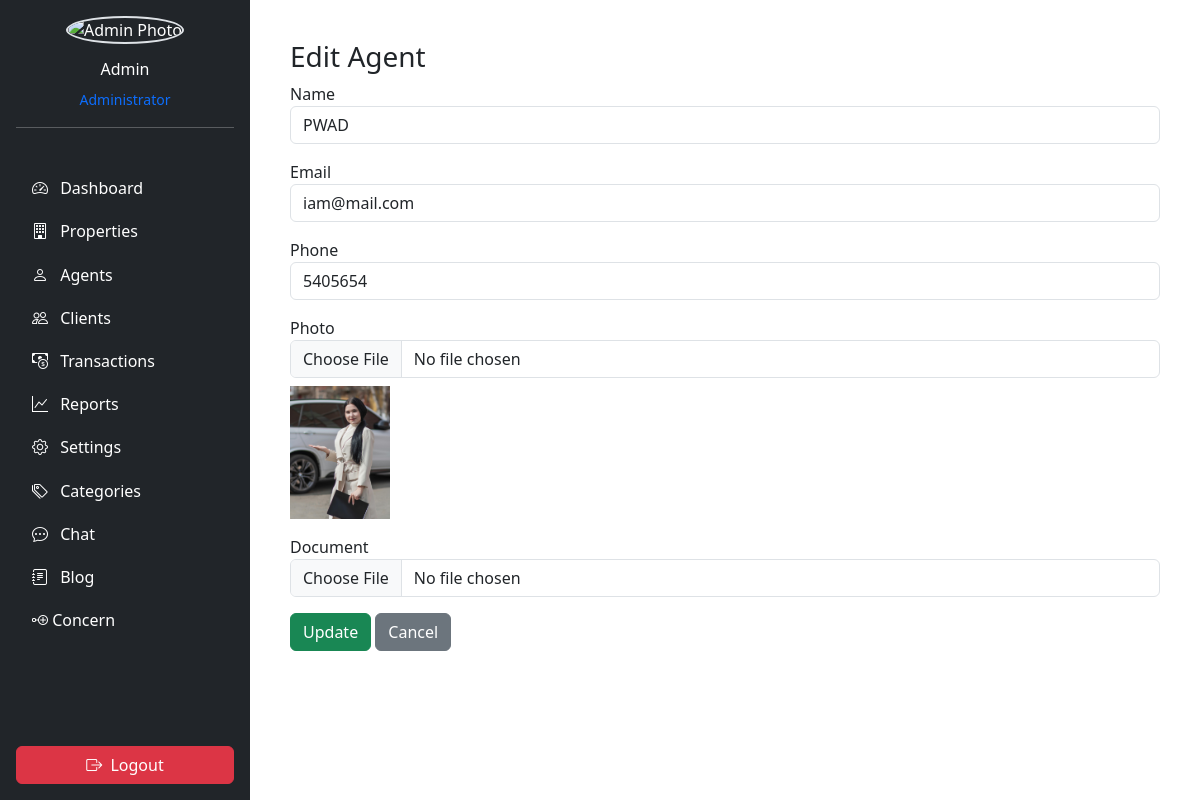
The app's page /admin/idx.php?page=agent_form&id=3 (signed in) with its own data.
### tables this page shows
CREATE TABLE `agents` (
  `id` int(11) NOT NULL,
  `name` varchar(255) NOT NULL,
  `email` varchar(255) NOT NULL,
  `phone` varchar(20) DEFAULT NULL,
  `photo` varchar(255) DEFAULT NULL,
  `trade_license` varchar(100) DEFAULT NULL,
  `document` varchar(255) DEFAULT NULL,
  `password` varchar(255) NOT NULL,
  `created_at` timestamp NOT NULL DEFAULT current_timestamp()
);

### admin/pages/agent_form.php (the view, shortened to what this page needs)
<?php
require_once __DIR__ . "/../partials/db.php";
$id = isset($_GET['id']) ? intval($_GET['id']) : 0;
$name = $email = $phone = $photo = $document = '';
if ($id) {
    $stmt = $conn->prepare("SELECT * FROM agents WHERE id = ?");
    $stmt->execute([$id]);
    $agent = $stmt->fetch(PDO::FETCH_ASSOC);
    if ($agent) {
        $name     = $agent['name'];
        $email    = $agent['email'];
        $phone    = $agent['phone'];
        $photo    = $agent['photo'];
    } else {
        header("Location: idx.php?page=agents");
        exit;
    }
}
?>
<div class="container p-4">
  <h3><?= $id ? "Edit Agent" : "Add Agent" ?></h3>
  <form method="POST" enctype="multipart/form-data">
    <div class="mb-3">
      <label>Name</label>
      <input type="text" name="name" class="form-control" value="<?= htmlspecialchars($name) ?>" required>
    </div>
    <div class="mb-3">
      <label>Email</label>
      <input type="email" name="email" class="form-control" value="<?= htmlspecialchars($email) ?>" required>
    </div>
    <div class="mb-3">
      <label>Phone</label>
      <input type="text" name="phone" class="form-control" value="<?= htmlspecialchars($phone) ?>" required>
    </div>
    <div class="mb-3">
      <label>Photo</label>
      <input type="file" name="photo" class="form-control" accept="image/*">
      <?php if ($photo): ?>
        <img src="../uploads/agents/<?= htmlspecialchars($photo) ?>" width="100" class="mt-2">
      <?php endif; ?>
    </div>
    <div class="mb-3">
      <label>Document</label>
      <input type="file" name="document" class="form-control" accept=".pdf,.doc,.docx">
    </div>
    <button class="btn btn-success"><?= $id ? "Update" : "Save" ?></button>
    <a href="idx.php?page=agents" class="btn btn-secondary">Cancel</a>
  </form>
</div>

### records on screen
agents: name "PWAD", email "iam@mail.com", phone "5405654", photo (picture)

### other values on screen
$adminName "Admin"
